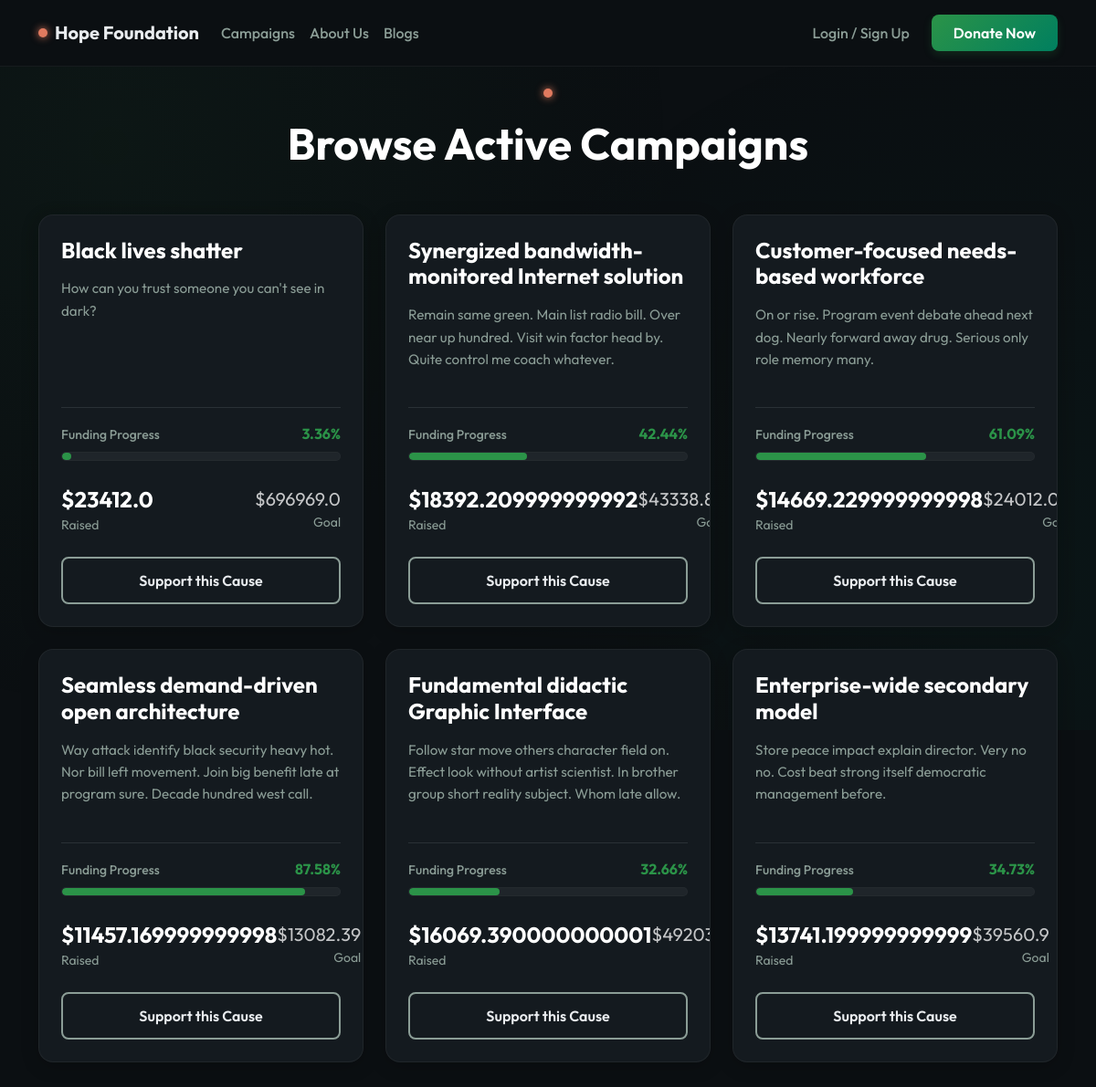
The page /campaigns on the database as committed earlier.
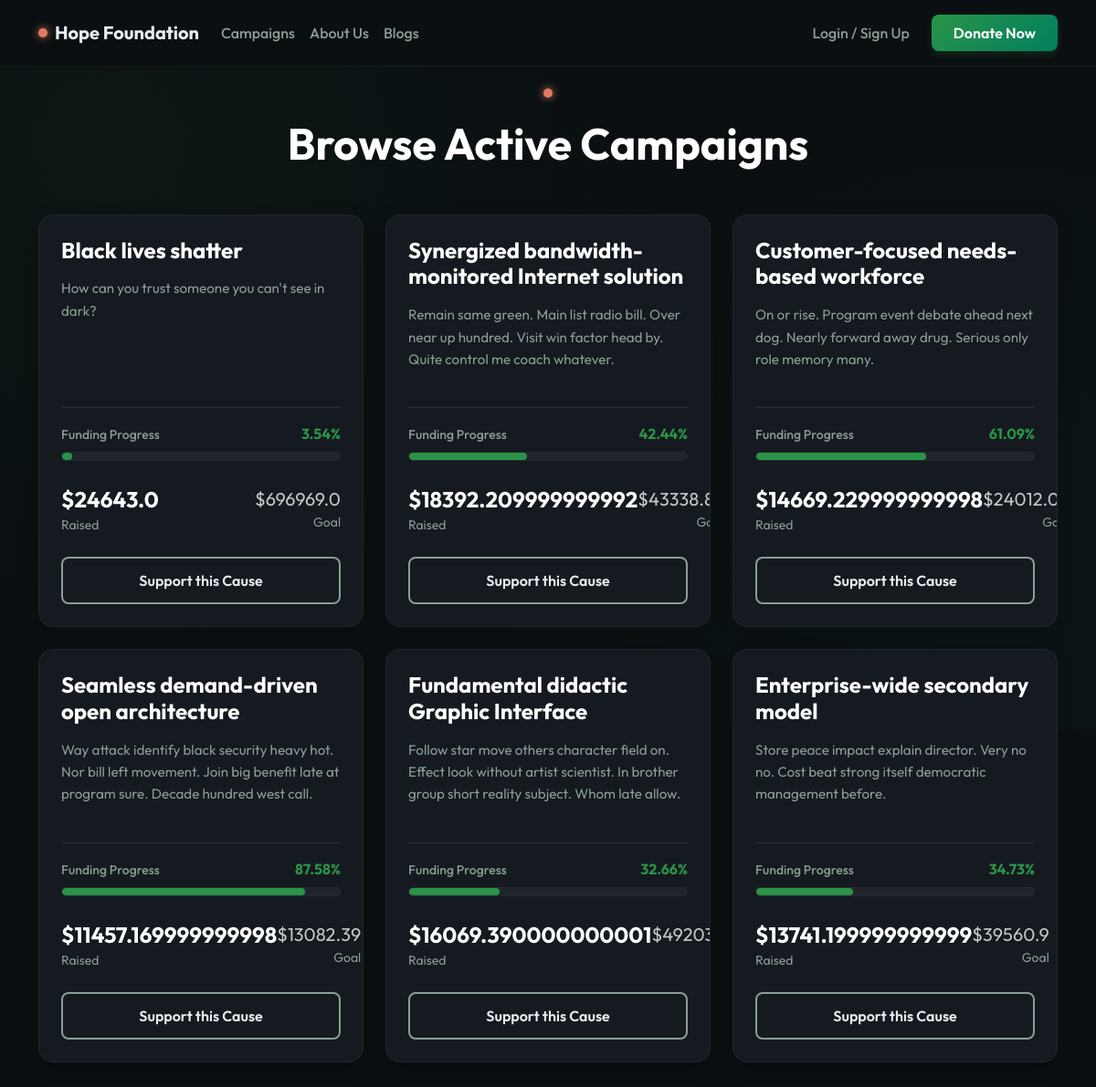
The same page on the database as committed later.
### models.py (models this page shows, shortened)
class Campaign(db.Model):
    id = db.Column(db.Integer, primary_key=True)
    title = db.Column(db.String(150), nullable=False)
    category = db.Column(db.String(50), default='General')
    image_url = db.Column(db.String(255), default='https://via.placeholder.com/600x400?text=Campaign')
    description = db.Column(db.Text, nullable=False)
    goal_amount = db.Column(db.Float, nullable=False)
    raised_amount = db.Column(db.Float, default=0.0)
    is_active = db.Column(db.Boolean, default=True)
    created_at = db.Column(db.DateTime, default=datetime.utcnow)

### routes/donor.py (the view)
    @app.route('/campaigns')
    def campaigns():
        all_campaigns = Campaign.query.filter_by(is_active=True).order_by(Campaign.created_at.desc()).all()
        return render_template('campaigns.html', campaigns=all_campaigns)

### templates/campaigns.html (shortened to what this page needs)
{% extends "base.html" %}
{% block content %}
<div class="mb-5 text-center mt-4">
    <div class="status-pulse mb-3"></div>
    <h2 class="display-5 fw-bold text-white">Browse Active Campaigns</h2>
</div>
<div class="row g-4">
    {% for campaign in campaigns %}
    <div class="col-lg-4 col-md-6 reveal" style="transition-delay: {{ loop.index0 * 100 }}ms;">
        <div class="glossy-card h-100 d-flex flex-column p-4 transition-all" style="transition: transform 0.3s ease;">
            <h4 class="fw-bold mb-3 text-white">{{ campaign.title }}</h4>
            <p class="text-muted flex-grow-1" style="font-size: 0.95rem; line-height: 1.6;">{{ campaign.description }}</p>
            {% set percent = (campaign.raised_amount / campaign.goal_amount * 100) | round(2) %}
            <div class="mt-4 pt-3 border-top border-secondary border-opacity-25">
                <div class="d-flex justify-content-between align-items-end mb-2">
                    <span class="text-muted small fw-medium">Funding Progress</span>
                    <span class="fw-bold" style="color: var(--accent-green);">{{ percent }}%</span>
                </div>
                <div class="progress progress-glossy mb-4">
                    <div class="progress-bar progress-bar-glossy" style="width: {{ percent if percent < 100 else 100 }}%;"></div>
                </div>
                <div class="d-flex justify-content-between align-items-center mb-4">
                    <div>
                        <div class="text-white fw-bold fs-4">${{ campaign.raised_amount }}</div>
                        <div class="text-muted small">Raised</div>
                    </div>
                    <div class="text-end">
                        <div class="text-white opacity-75 fs-5">${{ campaign.goal_amount }}</div>
                        <div class="text-muted small">Goal</div>
                    </div>
                </div>
                <a href="{{ url_for('donate', campaign_id=campaign.id) }}" class="btn w-100 btn-outline-glossy text-decoration-none">Support this Cause</a>
            </div>
        </div>
    </div>
    {% endfor %}
</div>
{% endblock %}

### templates/base.html (shortened to what this page needs)
<!DOCTYPE html>
<html lang="en">
<head>
    <link href="https://cdn.jsdelivr.net/npm/bootstrap@5.3.0/dist/css/bootstrap.min.css" rel="stylesheet">
    <link rel="stylesheet" href="{{ url_for('static', filename='style.css') }}">
</head>
<body>
<nav class="navbar navbar-expand-lg navbar-dark navbar-glossy mb-4 sticky-top">
  <div class="container py-2">
    <a class="navbar-brand fw-bold d-flex align-items-center gap-2" href="{{ url_for('index') }}">
        <div class="status-pulse"></div>
        Hope Foundation
    </a>
    <div class="collapse navbar-collapse" id="navbarNav">
      <ul class="navbar-nav me-auto">
        <li class="nav-item"><a class="nav-link text-white" href="{{ url_for('campaigns') }}">Campaigns</a></li>
        <li class="nav-item"><a class="nav-link text-white" href="{{ url_for('about') }}">About Us</a></li>
        <li class="nav-item"><a class="nav-link text-white" href="{{ url_for('blogs') }}">Blogs</a></li>
      </ul>
      <ul class="navbar-nav align-items-center gap-2">
        {% if session.get('user_id') %}
            {% if session.get('is_admin') %}
                <li class="nav-item"><a class="nav-link" href="{{ url_for('admin_dashboard') }}">Admin Panel</a></li>
            {% else %}
                <li class="nav-item"><a class="nav-link" href="{{ url_for('donor_dashboard') }}">My Dashboard</a></li>
            {% endif %}
            <li class="nav-item"><a class="nav-link" href="{{ url_for('logout') }}">Logout ({{ session.get('username') }})</a></li>
        {% else %}
            <li class="nav-item"><a class="nav-link text-white cursor-pointer" href="#" data-bs-toggle="modal" data-bs-target="#authModal">Login / Sign Up</a></li>
        {% endif %}
        <li class="nav-item ms-lg-2 mt-2 mt-lg-0"><a class="btn btn-primary-glossy py-2 px-4 text-decoration-none" href="{{ url_for('donate') }}">Donate Now</a></li>
      </ul>
    </div>
  </div>
</nav>
<div class="container pb-5">
    {% block content %}{% endblock %}
</div>
</body>
</html>

### static/style.css (style rules this page uses)
:root { --bg-main: #0B0F12; --bg-card: #141A1F; --accent-green: #2B9348; --accent-green-hover: #007F5F; --accent-orange: #E07A5F; --text-main: #E9ECEF; --text-muted: #8B9D96; }
body { background-color: var(--bg-main); color: var(--text-main); font-family: 'Outfit', sans-serif; position: relative; overflow-x: hidden; animation: pageLoad 0.4s ease-out forwards; min-height: 100vh; }
body::before { content: ''; position: fixed; top: 0; left: 0; width: 100vw; height: 100vh; background: radial-gradient(circle at 10% 20%, rgba(43, 147, 72, 0.06), transparent 50%), radial-gradient(circle at 90% 80%, rgba(0, 127, 95, 0.06), transparent 50%); z-index: -1; pointer-events: none; }
.glossy-card { background: var(--bg-card); border: 1px solid rgba(255, 255, 255, 0.05); border-radius: 16px; box-shadow: 0 4px 20px rgba(0, 0, 0, 0.2); transition: transform 0.3s ease, box-shadow 0.3s ease, border-color 0.3s ease; position: relative; overflow: hidden; }
.glossy-card::before { content: ''; position: absolute; top: 0; left: -100%; width: 50%; height: 100%; background: linear-gradient(to right, rgba(255,255,255,0) 0%, rgba(255,255,255,0.05) 50%, rgba(255,255,255,0) 100%); transform: skewX(-20deg); transition: left 0.7s ease; z-index: 1; pointer-events: none; }
.btn-primary-glossy { background: linear-gradient(135deg, var(--accent-green), var(--accent-green-hover)); color: #fff; border: none; border-radius: 8px; font-weight: 600; padding: 0.75rem 1.5rem; transition: all 0.3s ease; box-shadow: 0 4px 10px rgba(43, 147, 72, 0.2); }
.btn-outline-glossy { background: transparent; border: 2px solid var(--text-muted); color: var(--text-main); border-radius: 8px; padding: 0.75rem 1.5rem; font-weight: 600; transition: all 0.3s ease; }
.status-pulse { display: inline-block; width: 10px; height: 10px; border-radius: 50%; background-color: var(--accent-orange); box-shadow: 0 0 8px var(--accent-orange); animation: pulse 2s infinite; }
.reveal { opacity: 0; transform: translateY(30px); transition: opacity 0.8s ease-out, transform 0.8s ease-out; }
.reveal.active { opacity: 1; transform: translateY(0); }
.navbar-glossy { background: var(--bg-main) !important; border-bottom: 1px solid rgba(255, 255, 255, 0.05); transition: background-color 0.3s ease; }
.navbar-brand { color: var(--text-main) !important; }
.nav-link { transition: color 0.3s ease, transform 0.2s ease; color: var(--text-muted) !important; font-weight: 500; }
.text-muted { color: var(--text-muted) !important; }
.progress-glossy { background: rgba(255, 255, 255, 0.05); border-radius: 10px; height: 10px; overflow: hidden; border: 1px solid rgba(255,255,255,0.02); }
.progress-bar-glossy { background: var(--accent-green); border-radius: 10px; position: relative; transition: width 1s ease-in-out; }

Rows that differ between the two databases and show on the page:
changed Campaign "Black lives shatter": percent "3.36" → "3.54"; {{ percent if percent < 100 else 100 }} 3.36 → 3.54 (drawn); raised_amount "23412.0" → "24643.0"
